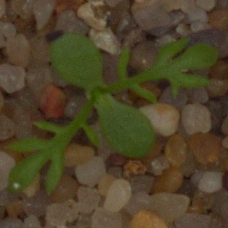
#> input picture weed2.png, 228 x 228 px
$ jupyter execute --allow-errors Untitled.ipynb
#> lines starting #> are read from the running program, lines starting #| are printed output that depends on the picture; after the words box and inside, x2 and y2 are one past the last pixel; in counts of white or black regions, pixels touching at a corner belong together
[cell 1]
from __future__ import print_function,division
import torch
import torch as t
import torch.nn as nn
import torch.optim as optim
from torch.optim import lr_scheduler
import numpy as np
import torchvision
from torchvision import datasets, models, transforms
import matplotlib.pyplot as plt
import time
import os
import copy
from torch.utils.data.dataset import random_split

[cell 2]
# [23 lines left out: function cv2_transform, not called in this run]

[cell 3]
from PIL import Image
from torch.utils.data import Dataset, DataLoader
import cv2

class SIGNSDataset(Dataset):
    # [8 lines left out: function __init__, not called in this run]

    def __len__(self):
    # return size of dataset
        return len(self.filenames)


    # [8 lines left out: function __getitem__, not called in this run]


#> (the rest of this cell did not finish here and is left out)

[cell 4]
#Original Image without any transformation

weed= cv2.imread('weed2.png',cv2.IMREAD_COLOR)
#> weed is the input picture: shape (228, 228, 3); mean B, G, R 41.1, 67.4, 79
weed1 = cv2.cvtColor(weed,cv2.COLOR_BGR2RGB)
plt.imshow(weed1)
plt.show()

[cell 5]
# WITH COLOR FILTERING

weed_hsv = cv2.cvtColor(weed,cv2.COLOR_BGR2HSV)
#> weed_hsv: shape (228, 228, 3); mean H, S, V 20.1, 129.6, 81.7
sensitivity = 39
a =np.array([60 - sensitivity, 100, 50])  #lower_Range
b=np.array([60 + sensitivity, 255, 255]) # upper_Range
mask = cv2.inRange(weed_hsv,a,b)
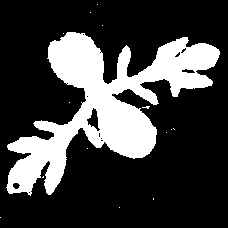
#> mask: shape (228, 228); 24.8% white; 15 white regions (14 under 20 px), largest, box (x1, y1, x2, y2) and area: (6, 32, 220, 196) 12864

res_w = cv2.bitwise_and(weed1,weed1,mask= mask)
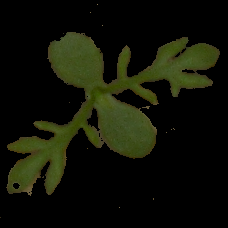
#> res_w: shape (228, 228, 3); mean R, G, B 16.4, 18.7, 6.7
plt.imshow(res_w)
plt.show()

#> (a cell that did not finish here is left out)

[cell 7]
# [11 lines left out: function imshow, not called in this run]


# Get a batch of training data
#> (the rest of this cell did not finish here and is left out)

[cell 8]
# Visualize a Test images  images
# [11 lines left out: function imshow, not called in this run]

    #print(train_bta.shape)
#> (the rest of this cell did not finish here and is left out)

#> (a cell that did not finish here is left out)

[cell 10]
# Training the model

# [63 lines left out: function train_model, not called in this run]

#> (a cell that did not finish here is left out)

#> (a cell that did not finish here is left out)

#> (a cell that did not finish here is left out)

[cell 14]
from signal import signal, SIGPIPE, SIG_DFL
signal(SIGPIPE, SIG_DFL)

[cell 15]
import cv2
weed1= cv2.imread('weed1.png',cv2.IMREAD_COLOR)
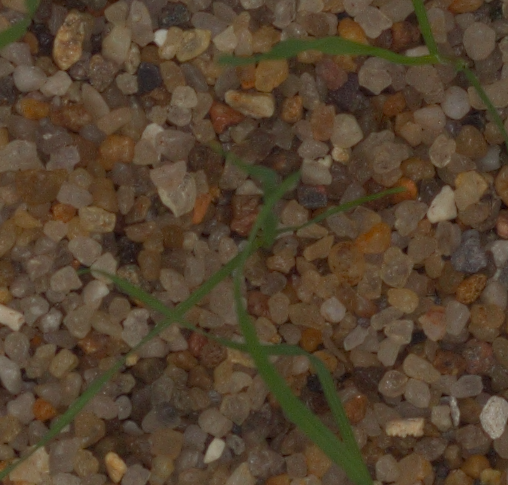
#> input picture weed1.png, 508 x 485 px
#> weed1 is the input picture: shape (485, 508, 3); mean B, G, R 47.6, 67.5, 85
print(weed1.shape)
#| (485, 508, 3)
weed_hsv = cv2.cvtColor(weed1,cv2.COLOR_BGR2HSV)
#> weed_hsv: shape (485, 508, 3); mean H, S, V 16.2, 115.4, 85.5
sensitivity = 30
a =np.array([60 - sensitivity, 100, 50])  #lower_Range
b=np.array([60 + sensitivity, 255, 255]) # upper_Range
mask = cv2.inRange(weed_hsv,a,b)
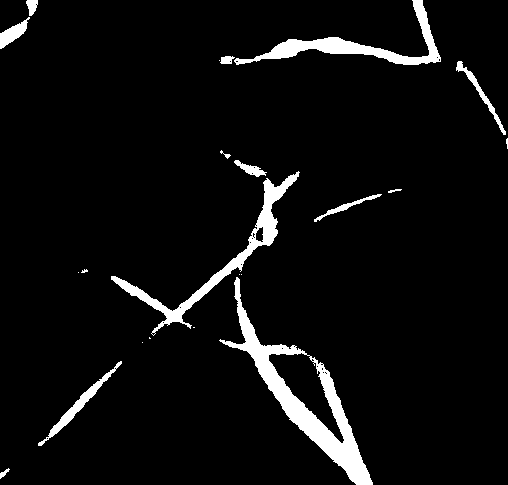
#> mask: shape (485, 508); 5.3% white; 22 white regions (9 under 20 px), largest, box (x1, y1, x2, y2) and area: (219, 277, 373, 485) 5349, (111, 171, 300, 336) 2853, (234, 0, 441, 65) 2578

res_w = cv2.bitwise_and(weed1,weed1,mask= mask)
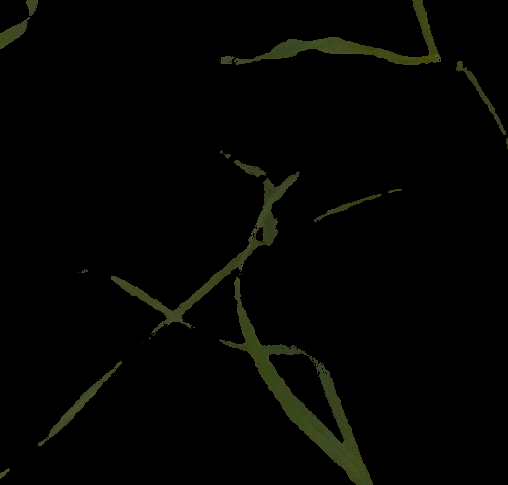
#> res_w: shape (485, 508, 3); mean B, G, R 1.7, 3.8, 3.3
